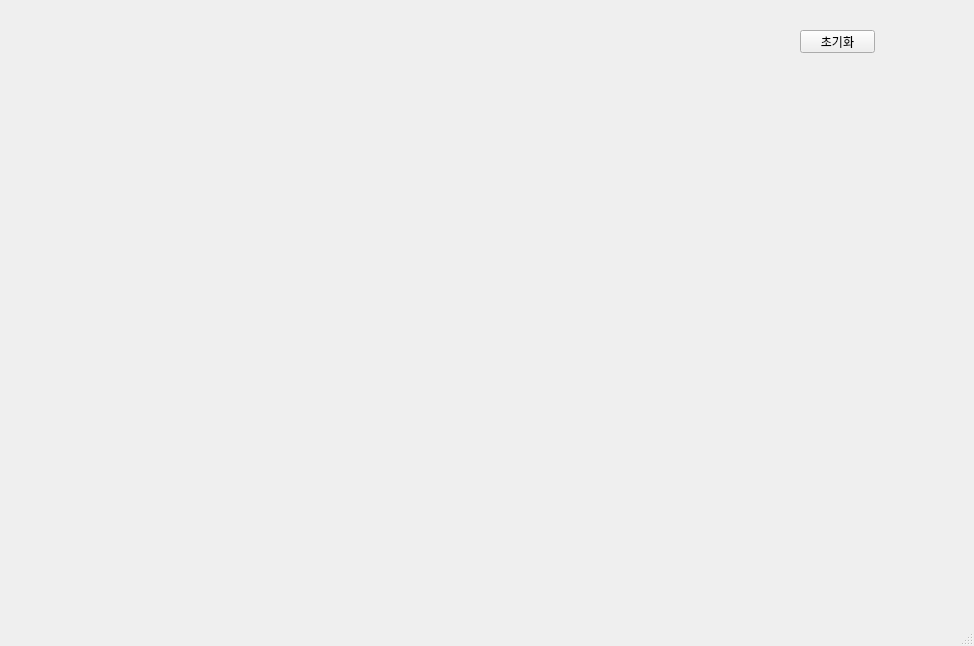
<?xml version="1.0" encoding="UTF-8"?>
<ui version="4.0">
 <class>MainWindow</class>
 <widget class="QMainWindow" name="MainWindow">
  <property name="geometry">
   <rect>
    <x>0</x>
    <y>0</y>
    <width>974</width>
    <height>646</height>
   </rect>
  </property>
  <property name="windowTitle">
   <string>MainWindow</string>
  </property>
  <property name="iconSize">
   <size>
    <width>40</width>
    <height>40</height>
   </size>
  </property>
  <property name="toolButtonStyle">
   <enum>Qt::ToolButtonTextBesideIcon</enum>
  </property>
  <widget class="QWidget" name="centralwidget">
   <widget class="QPushButton" name="pbReset">
    <property name="geometry">
     <rect>
      <x>800</x>
      <y>30</y>
      <width>75</width>
      <height>23</height>
     </rect>
    </property>
    <property name="text">
     <string>초기화</string>
    </property>
   </widget>
  </widget>
  <widget class="QMenuBar" name="menubar">
   <property name="geometry">
    <rect>
     <x>0</x>
     <y>0</y>
     <width>974</width>
     <height>21</height>
    </rect>
   </property>
  </widget>
  <widget class="QStatusBar" name="statusbar"/>
 </widget>
 <resources/>
 <connections/>
</ui>
